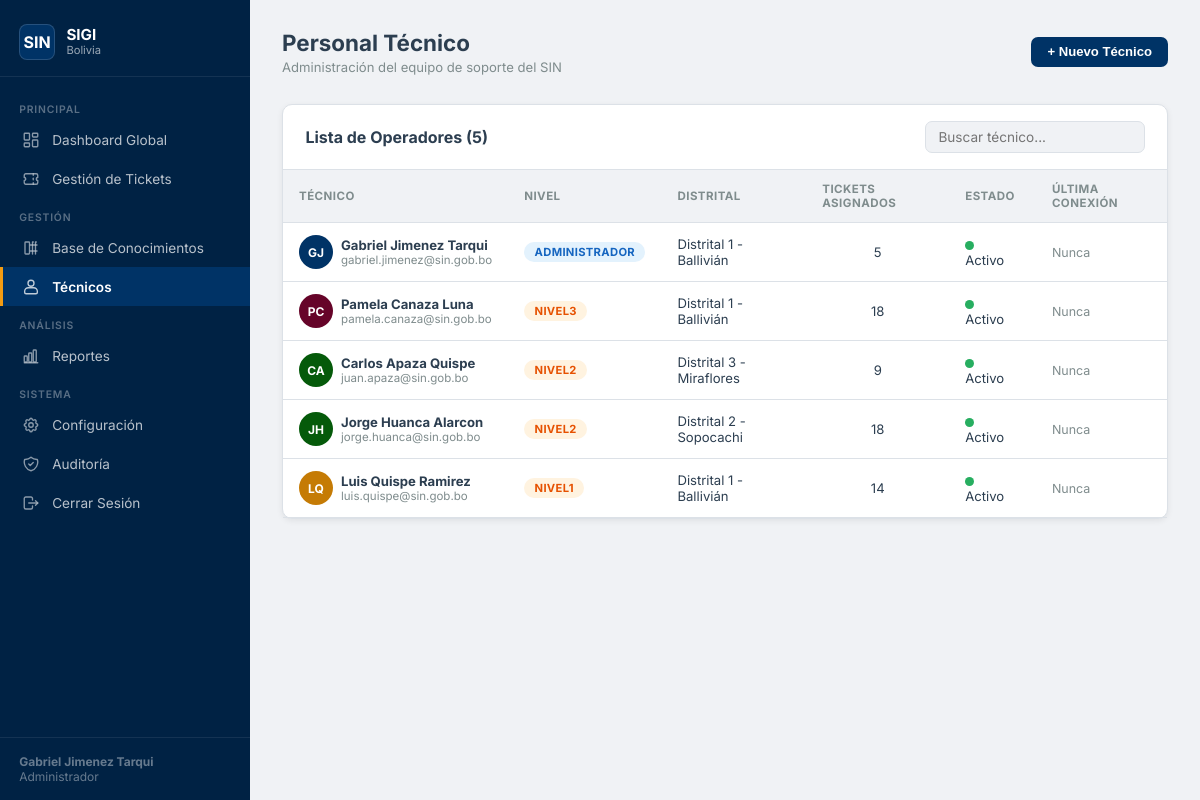
Page /usuarios.php (signed in) on the committed database.
### tables this page shows
CREATE TABLE tecnicos (
    id_tecnico      INT AUTO_INCREMENT PRIMARY KEY,
    nombre          VARCHAR(100) NOT NULL,
    apellido        VARCHAR(100) NOT NULL,
    email           VARCHAR(120) NOT NULL UNIQUE,
    contrasena_hash VARCHAR(255) NOT NULL,
    nivel           ENUM('Nivel1','Nivel2','Nivel3','Administrador') NOT NULL DEFAULT 'Nivel1',
    id_distrital    INT NOT NULL,
    activo          TINYINT(1) NOT NULL DEFAULT 1,
    ultima_conexion DATETIME,
    FOREIGN KEY (id_distrital) REFERENCES distritales(id_distrital)
);

CREATE TABLE distritales (
    id_distrital    INT AUTO_INCREMENT PRIMARY KEY,
    codigo          VARCHAR(10) NOT NULL UNIQUE,   
    nombre          VARCHAR(100) NOT NULL,          
    id_departamento INT NOT NULL,
    FOREIGN KEY (id_departamento) REFERENCES departamentos(id_departamento)
);

### includes/auth.php (called while the page is built, shortened)
<?php
function getTecnicoActual(): array {
    return [
        'id'     => $_SESSION['tecnico_id']     ?? null,
        'nombre' => $_SESSION['tecnico_nombre'] ?? 'Técnico',
        'nivel'  => $_SESSION['tecnico_nivel']  ?? 'Nivel1',
    ];
}

### usuarios.php (the view, shortened to what this page needs)
<?php
require_once 'includes/auth.php';
$db  = getDB();
$tecnicos = $db->query(
    'SELECT t.*, d.nombre AS distrital,
            (SELECT COUNT(*) FROM incidentes WHERE id_tecnico_asig = t.id_tecnico) AS tickets_asignados
     FROM tecnicos t
     JOIN distritales d ON t.id_distrital = d.id_distrital
     ORDER BY t.nivel DESC, t.nombre'
)->fetchAll();
$coloresAvatar = ['Administrador'=>'#003366','Nivel3'=>'#660429','Nivel2'=>'#055a0a','Nivel1'=>'#c57b05'];
$paginaActiva = 'usuarios';
?>
<!DOCTYPE html>
<html lang="es" data-theme="light">
<head>
    <link rel="stylesheet" href="styles.css">
</head>
<body>
<?php include 'includes/sidebar.php'; ?>
<main class="main-content">
    <div class="page-header">
        <div>
            <h1>Personal Técnico</h1>
            <p>Administración del equipo de soporte del SIN</p>
        </div>
        <div class="header-actions">
            <button class="btn btn-primary" onclick="document.getElementById('modalNuevo').style.display='flex'">
                + Nuevo Técnico
            </button>
        </div>
    </div>
    <div class="card">
        <div class="card-header">
            <h2 class="card-title">Lista de Operadores (<?= count($tecnicos) ?>)</h2>
            <input type="text" placeholder="Buscar técnico..." oninput="filtrarTecnicos(this.value)"
                   style="max-width:220px; margin:0; padding:.45rem .8rem;">
        </div>
        <div class="table-wrapper">
            <table class="table" id="tablaTecnicos">
                <thead>
                    <tr>
                        <th>Técnico</th>
                        <th>Nivel</th>
                        <th>Distrital</th>
                        <th>Tickets Asignados</th>
                        <th>Estado</th>
                        <th>Última Conexión</th>
                    </tr>
                </thead>
                <tbody>
                <?php foreach ($tecnicos as $t):
                    $iniciales = strtoupper(substr($t['nombre'],0,1) . substr($t['apellido'],0,1));
                    $color = $coloresAvatar[$t['nivel']] ?? '#555';
                    $estaActivo = $t['activo'];
                    $ultimaCon  = $t['ultima_conexion'] ? date('d/m/Y H:i', strtotime($t['ultima_conexion'])) : 'Nunca';
                ?>
                <tr>
                    <td>
                        <div style="display:flex;align-items:center;">
                            <div class="avatar" style="background:<?= $color ?>; flex-shrink:0;"><?= $iniciales ?></div>
                            <div>
                                <strong><?= htmlspecialchars($t['nombre'] . ' ' . $t['apellido']) ?></strong>
                                <div style="font-size:.72rem;color:var(--text-muted);"><?= htmlspecialchars($t['email']) ?></div>
                            </div>
                        </div>
                    </td>
                    <td>
                        <span class="badge <?= $t['nivel'] === 'Administrador' ? 'badge-admin' : 'badge-nivel1' ?>">
                            <?= htmlspecialchars($t['nivel']) ?>
                        </span>
                    </td>
                    <td><?= htmlspecialchars($t['distrital']) ?></td>
                    <td style="text-align:center;"><?= (int)$t['tickets_asignados'] ?></td>
                    <td>
                        <span class="status-dot <?= $estaActivo ? 'online' : '' ?>"></span>
                        <?= $estaActivo ? 'Activo' : 'Inactivo' ?>
                    </td>
                    <td style="color:var(--text-muted); font-size:.78rem;"><?= $ultimaCon ?></td>
                </tr>
                <?php endforeach; ?>
                </tbody>
            </table>
        </div>
    </div>
</main>
</body>
</html>

### includes/sidebar.php (shortened to what this page needs)
<?php
$tec = getTecnicoActual();
?>
<nav class="sidebar">
    <div class="sidebar-header">
        <a href="index.php" class="sidebar-logo">
            <div class="logo-icon">SIN</div>
            <div class="logo-text">
                <strong>SIGI</strong>
                <span>Bolivia</span>
            </div>
        </a>
    </div>
    <div class="sidebar-nav">
        <p class="nav-section-label">Principal</p>
        <ul class="nav-links">
            <li class="<?= $paginaActiva === 'dashboard' ? 'active' : '' ?>">
                <a href="index.php">
                    <span>Dashboard Global</span>
                </a>
            </li>
            <li class="<?= $paginaActiva === 'tickets' ? 'active' : '' ?>">
                <a href="tickets.php">
                    <span>Gestión de Tickets</span>
                </a>
            </li>
        </ul>
        <p class="nav-section-label">Gestión</p>
        <ul class="nav-links">
            <li class="<?= $paginaActiva === 'conocimiento' ? 'active' : '' ?>">
                <a href="conocimiento.php">
                    <span>Base de Conocimientos</span>
                </a>
            </li>
            <li class="<?= $paginaActiva === 'usuarios' ? 'active' : '' ?>">
                <a href="usuarios.php">
                    <span>Técnicos</span>
                </a>
            </li>
        </ul>
        <p class="nav-section-label">Análisis</p>
        <ul class="nav-links">
            <li class="<?= $paginaActiva === 'reportes' ? 'active' : '' ?>">
                <a href="reportes.php">
                    <span>Reportes</span>
                </a>
            </li>
        </ul>
        <p class="nav-section-label">Sistema</p>
        <ul class="nav-links">
            <li class="<?= $paginaActiva === 'configuracion' ? 'active' : '' ?>">
                <a href="configuracion.php">
                    <span>Configuración</span>
                </a>
            </li>
            <li class="<?= $paginaActiva === 'logs' ? 'active' : '' ?>">
                <a href="logs.php">
                    <span>Auditoría</span>
                </a>
            </li>
            <li>
                <a href="logout.php">
                    <span>Cerrar Sesión</span>
                </a>
            </li>
        </ul>
    </div>
    <div class="sidebar-footer">
        <strong><?= htmlspecialchars($tec['nombre']) ?></strong><br>
        <?= htmlspecialchars($tec['nivel']) ?>
    </div>
</nav>

### rows in the picture
tecnicos: nivel "Administrador", iniciales "GJ", nombre+apellido "Gabriel Jimenez Tarqui", email "gabriel.jimenez@sin.gob.bo", nivel "ADMINISTRADOR", id_distrital.nombre "Distrital 1 - Ballivián", tickets_asignados "5", activo 1 (drawn), ultima_conexion "Nunca"
tecnicos: iniciales "PC", nombre+apellido "Pamela Canaza Luna", email "pamela.canaza@sin.gob.bo", nivel "NIVEL3", id_distrital.nombre "Distrital 1 - Ballivián", tickets_asignados "18", activo 1 (drawn), ultima_conexion "Nunca"
tecnicos: iniciales "CA", nombre+apellido "Carlos Apaza Quispe", email "juan.apaza@sin.gob.bo", nivel "NIVEL2", id_distrital.nombre "Distrital 3 - Miraflores", tickets_asignados "9", activo 1 (drawn), ultima_conexion "Nunca"
tecnicos: iniciales "JH", nombre+apellido "Jorge Huanca Alarcon", email "jorge.huanca@sin.gob.bo", nivel "NIVEL2", id_distrital.nombre "Distrital 2 - Sopocachi", tickets_asignados "18", activo 1 (drawn), ultima_conexion "Nunca"
tecnicos: iniciales "LQ", nombre+apellido "Luis Quispe Ramirez", email "luis.quispe@sin.gob.bo", nivel "NIVEL1", id_distrital.nombre "Distrital 1 - Ballivián", tickets_asignados "14", activo 1 (drawn), ultima_conexion "Nunca"

### other values in the picture
$tec['nombre'] "Gabriel Jimenez Tarqui"
count($tecnicos) "5"
